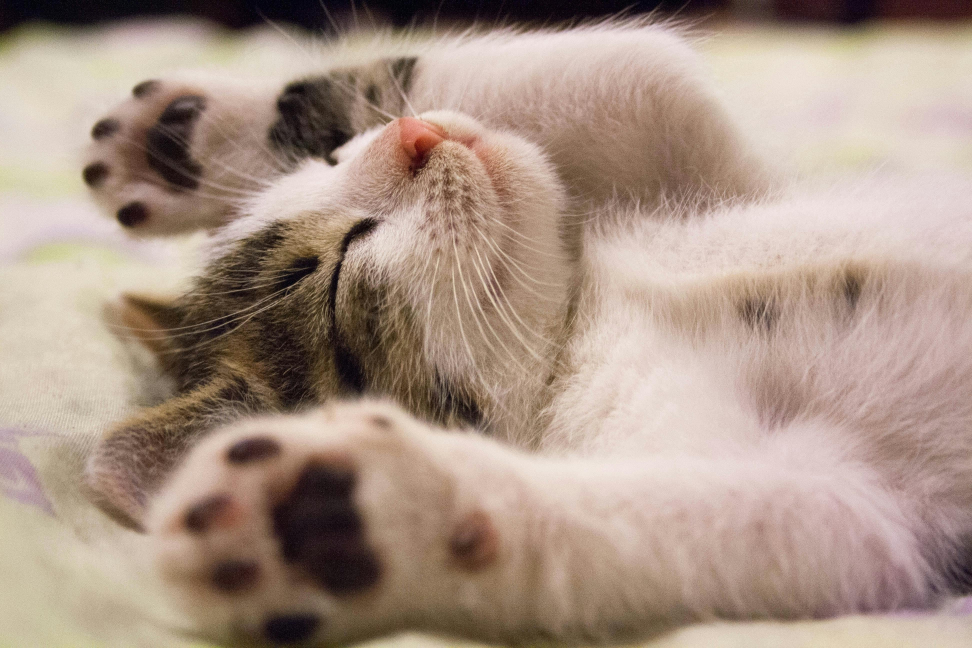
#> input picture Photos/pexels-pixabay-416160.jpg, 3888 x 2592 px (shown at 1/4 size)
$ python image_translation.py
#> lines starting #> are read from the running program, lines starting #| are printed output that depends on the picture
import cv2 as cv
import numpy as np

img = cv.imread('Photos/pexels-pixabay-416160.jpg')
#> img is the input picture: shape (2592, 3888, 3); mean B, G, R 134.6, 148.3, 169.4
img = cv.resize(img, (400, 400)) # To make it fit the screen (for personal ease)
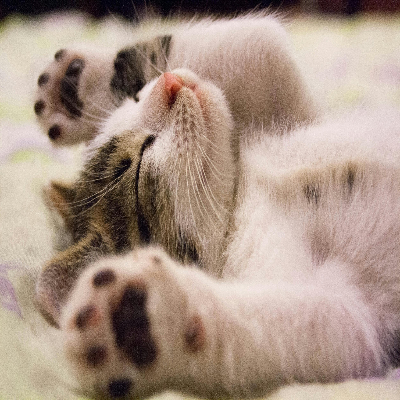
#> img: shape (400, 400, 3); mean B, G, R 134.4, 148.1, 169.2
cv.imshow('Sleepy Kitty', img)

# Translation

def translation(img, x, y):
#> called with x = 100, y = 100
    translationMatrix = np.float32([[1, 0, x], [0, 1, y]])
    dimensions = (img.shape[1], img.shape[0])
#> dimensions = (400, 400)
    return cv.warpAffine(img, translationMatrix, dimensions)
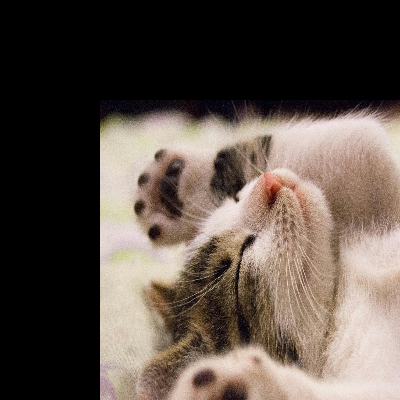
#> returned value: shape (400, 400, 3); mean of channels 0, 1, 2 73.3, 81.3, 92.8; drawn as B, G, R

# -x -> left
# -y -> up
# x -> right
# y -> down


translated_img = translation(img, 100, 100)
translated_img = cv.resize(translated_img, (640, 480))
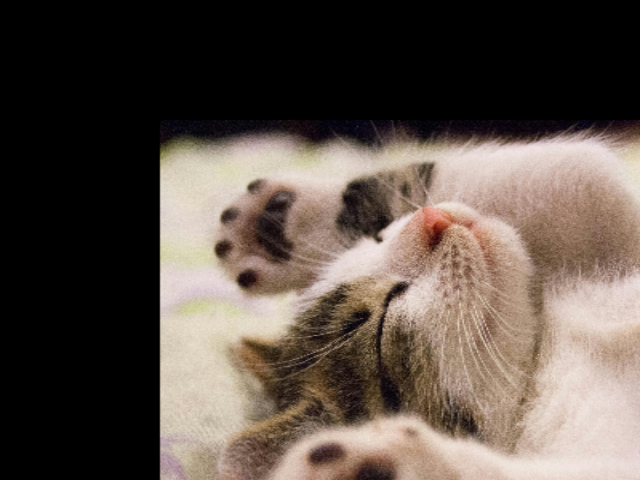
#> translated_img: shape (480, 640, 3); mean B, G, R 73.2, 81.2, 92.7
cv.imshow('Translated Image', translated_img)


translated_img2 = translation(img, 100, -100)
#> call 2 of translation, with x = 100, y = -100
#> in translation (call 2), `return cv.warpAffine(img, translationMatrix, dimensions)`:
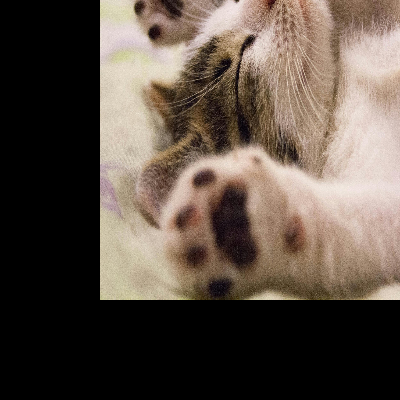
#> returned value: shape (400, 400, 3); mean of channels 0, 1, 2 70.3, 80, 92.1; drawn as B, G, R
translated_img2 = cv.resize(translated_img2, (640, 480))
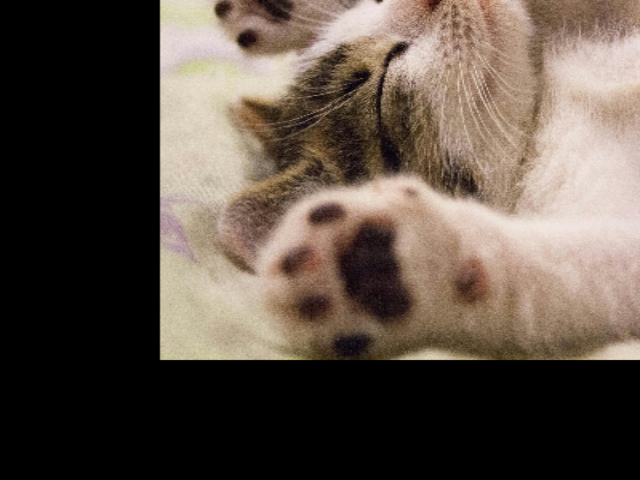
#> translated_img2: shape (480, 640, 3); mean B, G, R 70.3, 80, 92
cv.imshow('Translated Image 2', translated_img2)


cv.waitKey(0)

$ run again, with Photos/pexels-pixabay-158028.jpg copied over Photos/pexels-pixabay-416160.jpg
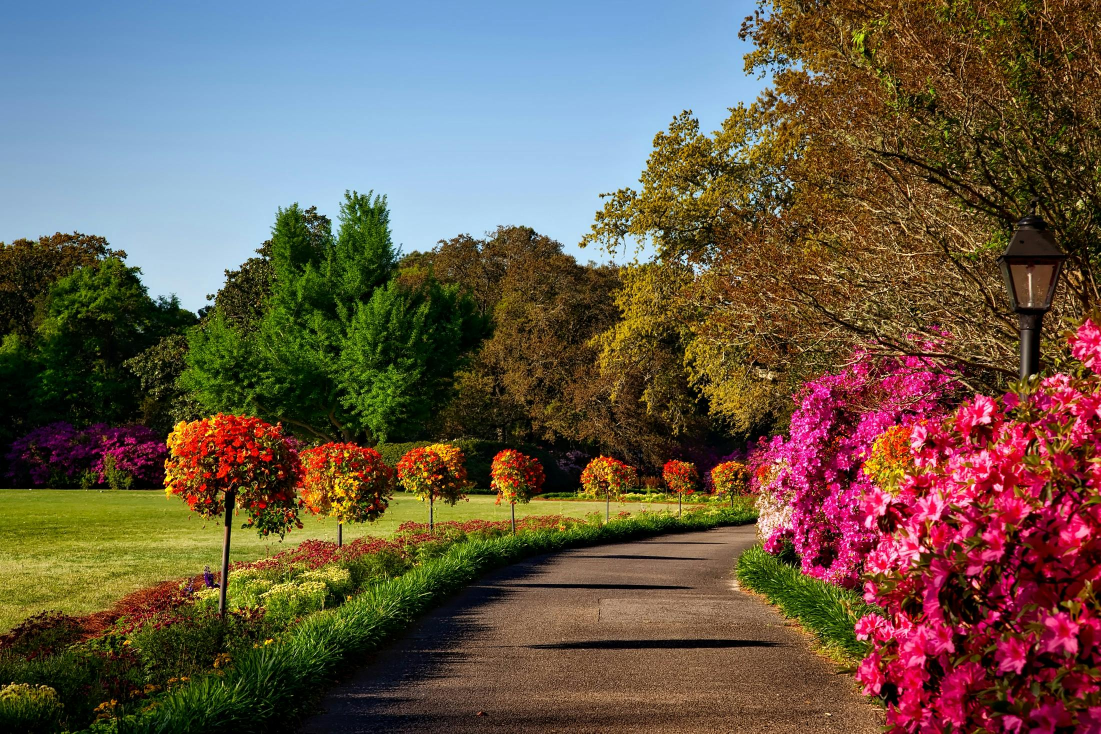
#> input picture Photos/pexels-pixabay-158028.jpg, 2201 x 1467 px (shown at 1/2 size)
#> img is the input picture: shape (1467, 2201, 3); mean B, G, R 74.7, 89.6, 104.6
#> img: shape (400, 400, 3)
#> in translation (call 2), `return cv.warpAffine(img, translationMatrix, dimensions)`:
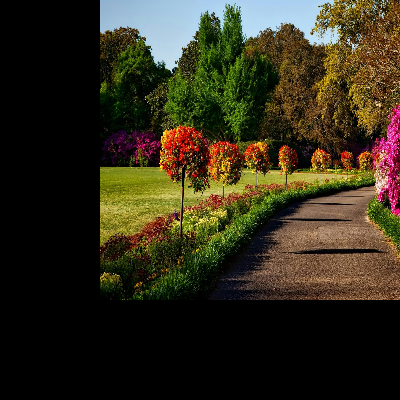
#> returned value: shape (400, 400, 3); mean of channels 0, 1, 2 26.9, 45.1, 50.8; drawn as B, G, R
#> `translated_img2 = cv.resize(translated_img2, (640, 480))`:
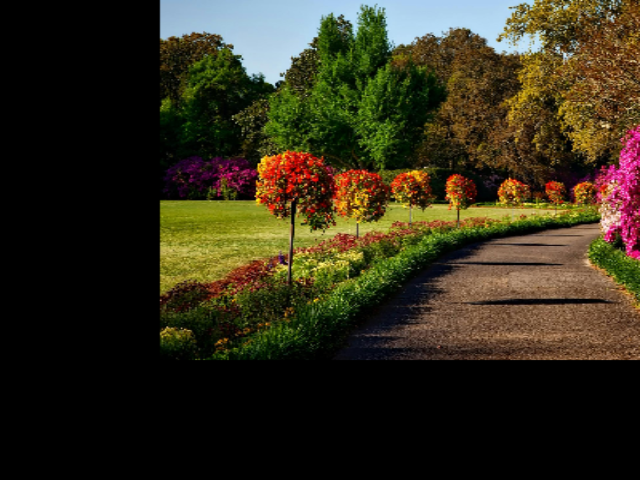
#> translated_img2: shape (480, 640, 3); mean B, G, R 26.9, 45, 50.7

$ run again, with Photos/pexels-pixabay-158063.jpg copied over Photos/pexels-pixabay-416160.jpg
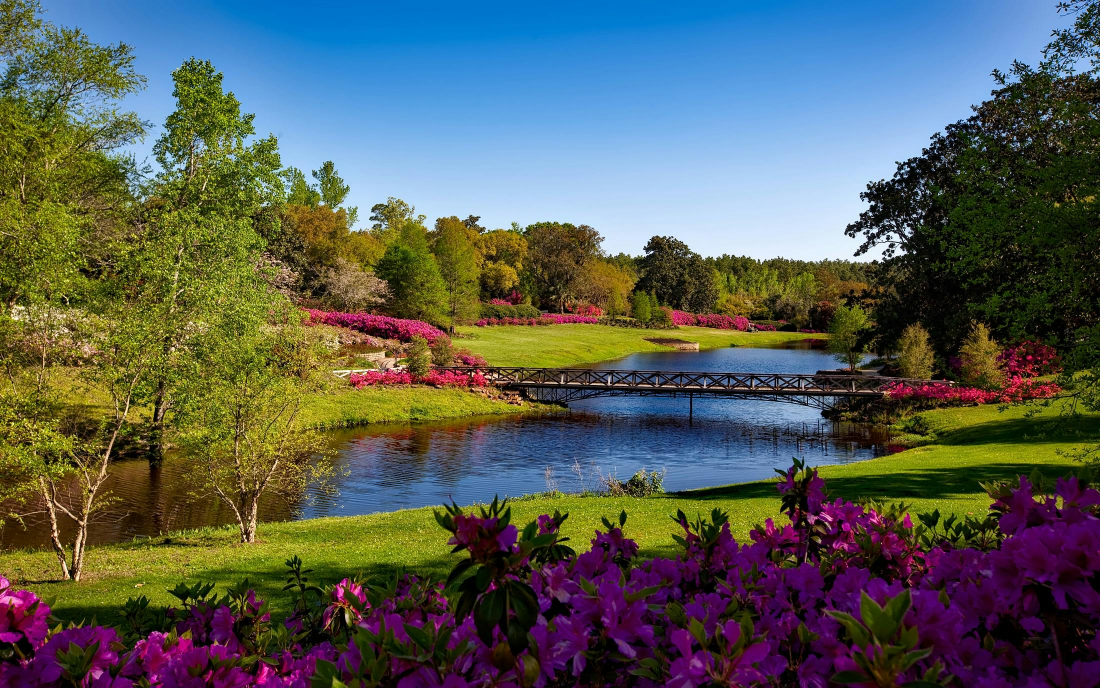
#> input picture Photos/pexels-pixabay-158063.jpg, 2200 x 1376 px (shown at 1/2 size)
#> img is the input picture: shape (1376, 2200, 3); mean B, G, R 86.3, 92.2, 85.9
#> img: shape (400, 400, 3)
#> in translation (call 2), `return cv.warpAffine(img, translationMatrix, dimensions)`:
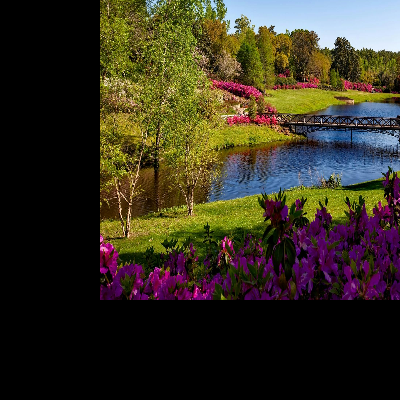
#> returned value: shape (400, 400, 3); mean of channels 0, 1, 2 33.8, 49.1, 54.9; drawn as B, G, R
#> `translated_img2 = cv.resize(translated_img2, (640, 480))`:
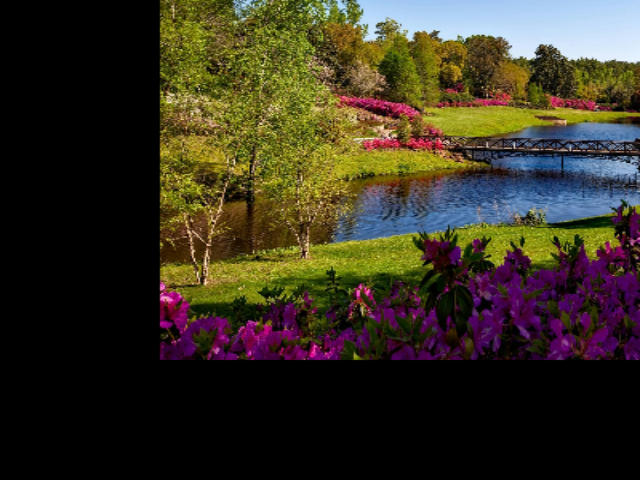
#> translated_img2: shape (480, 640, 3); mean B, G, R 33.8, 49, 54.8

$ run again, with Photos/pexels-pixabay-415829.jpg copied over Photos/pexels-pixabay-416160.jpg
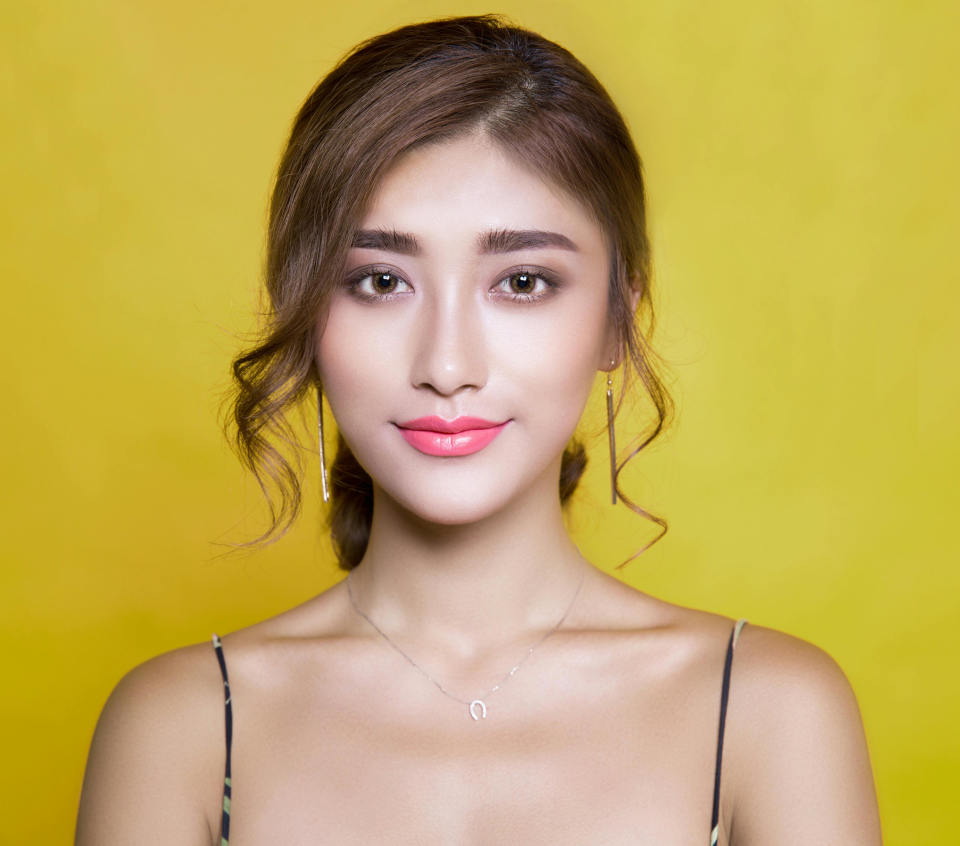
#> input picture Photos/pexels-pixabay-415829.jpg, 5760 x 5075 px (shown at 1/6 size)
#> img is the input picture: shape (5075, 5760, 3); mean B, G, R 90.2, 168.9, 193.9
#> img: shape (400, 400, 3)
#> in translation (call 2), `return cv.warpAffine(img, translationMatrix, dimensions)`:
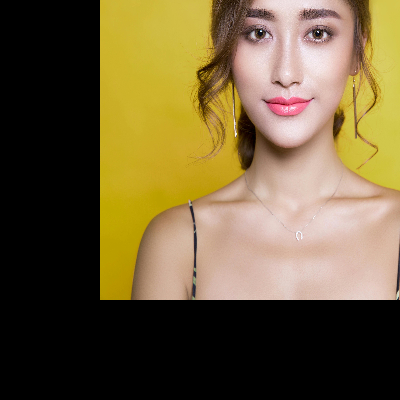
#> returned value: shape (400, 400, 3); mean of channels 0, 1, 2 58.4, 93.8, 110.4; drawn as B, G, R
#> `translated_img2 = cv.resize(translated_img2, (640, 480))`:
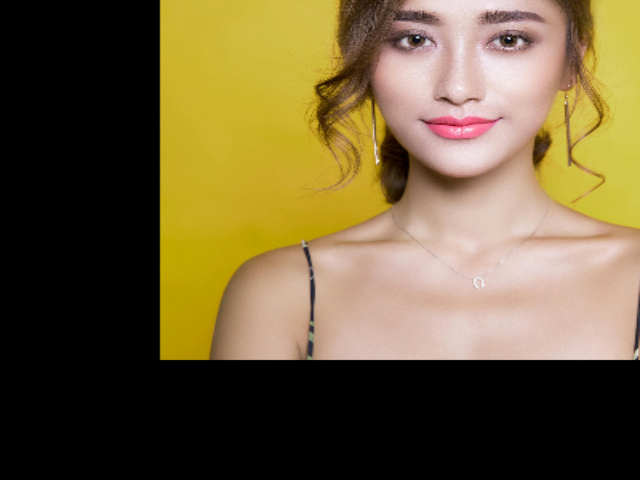
#> translated_img2: shape (480, 640, 3); mean B, G, R 58.3, 93.7, 110.3
